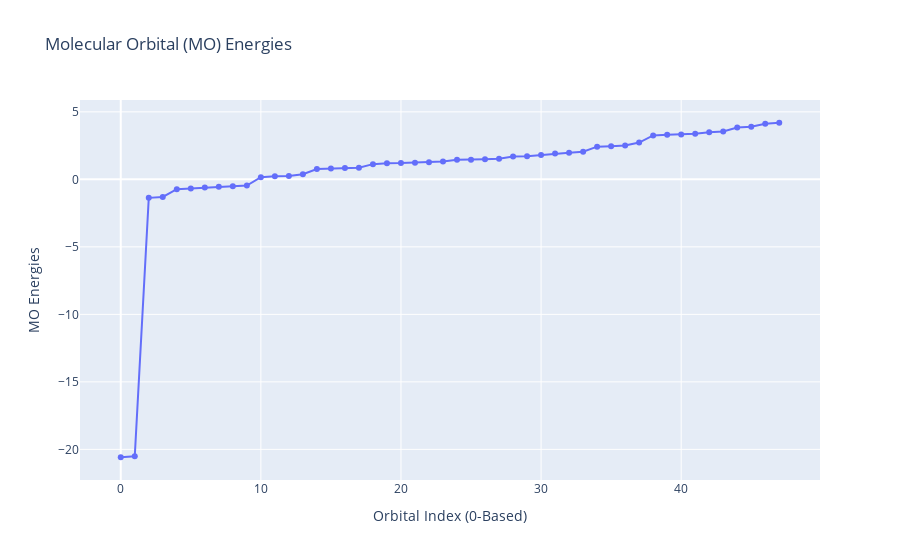

Write notebook code for a chart like this one.
### Code cell
# Plot the MO Energies (i.e. eigenvalues of the Fock matrix)
fig = px.line(y=mf.mo_energy, markers=True, title="Molecular Orbital (MO) Energies")
fig.update_layout(xaxis_title="Orbital Index (0-Based)", yaxis_title="MO Energies")
fig.show()

### Figure 1 — Plotly figure (JSON) as saved in the notebook; plotly's stock layout.template omitted (floating-point values rounded to 4 significant figures)
{"data": [{"hovertemplate": "x=%{x}<br>y=%{y}<extra></extra>", "legendgroup": "", "line": {"color": "#636efa", "dash": "solid"}, "marker": {"symbol": "circle"}, "mode": "markers+lines", "name": "", "orientation": "v", "showlegend": false, "type": "scatter", "x": [0, 1, 2, 3, 4, 5, 6, 7, 8, 9, 10, 11, 12, 13, 14, 15, 16, 17, 18, 19, 20, 21, 22, 23, 24, 25, 26, 27, 28, 29, 30, 31, 32, 33, 34, 35, 36, 37, 38, 39, 40, 41, 42, 43, 44, 45, 46, 47], "xaxis": "x", "y": [-20.58, -20.52, -1.369, -1.304, -0.7297, -0.6744, -0.6004, -0.5432, -0.5148, -0.4624, 0.1639, 0.2315, 0.2403, 0.3803, 0.7595, 0.8082, 0.8442, 0.8667, 1.126, 1.201, 1.206, 1.237, 1.271, 1.318, 1.449, 1.449, 1.494, 1.519, 1.694, 1.706, 1.807, 1.923, 1.971, 2.044, 2.422, 2.452, 2.501, 2.728, 3.251, 3.297, 3.321, 3.37, 3.485, 3.543, 3.843, 3.904, 4.123, 4.192], "yaxis": "y"}], "layout": {"autosize": true, "legend": {"tracegroupgap": 0}, "title": {"text": "Molecular Orbital (MO) Energies"}, "xaxis": {"anchor": "y", "autorange": true, "domain": [0, 1], "range": [-2.776, 49.78], "title": {"text": "Orbital Index (0-Based)"}, "type": "linear"}, "yaxis": {"anchor": "x", "autorange": true, "domain": [0, 1], "range": [-22.63, 6.237], "title": {"text": "MO Energies"}, "type": "linear"}}}
